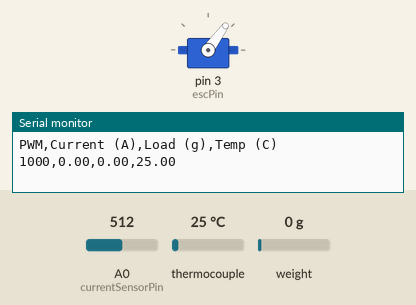
The sketch below on a simulated Arduino Uno, built with avr-gcc and run on an emulated ATmega328P. On the bench: servo, the last lines printed to the serial monitor. Inputs (shaded band) come from the test bench; at power-on: A0 (currentSensorPin) = 512, thermocouple 25 °C, weight on the scale 0 g. At 59.5 s the program stops and its outputs stay as they are.

Above: at 14.6 s.
At 28.1 s:
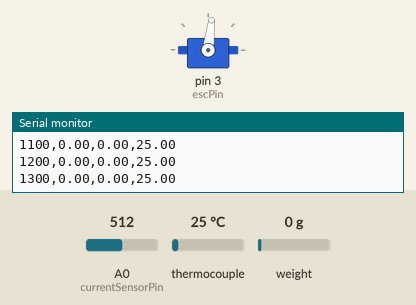
At 37.1 s:
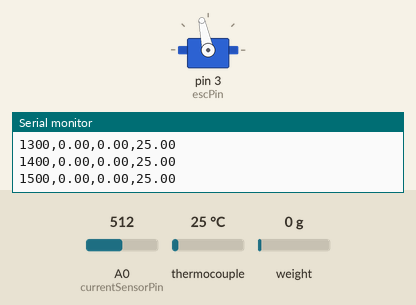
At 46.1 s:
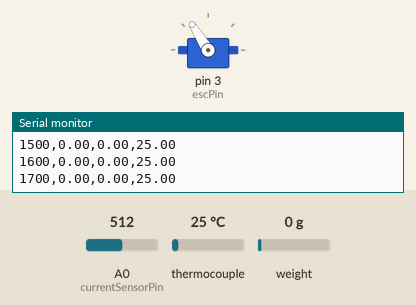
Timing chart, 0 to 47.6 s (numbered marks = the images above):
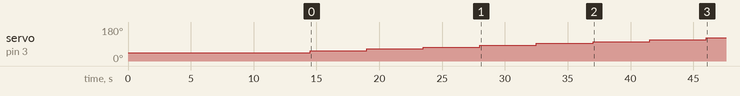

Measured:
- by itself, servo on pin 3 (escPin): moves from 44° to 122° over 31.5 s

The sketch:

sketch_apr22a.ino
```cpp
#include <Servo.h>
#include "HX711.h"
#include "max6675.h"

// ESC setup
Servo esc;
const int escPin = 3;

// Load Cell HX711
#define HX711_DOUT 6
#define HX711_SCK 7
HX711 scale;

// Thermocouple MAX6675
#define MAX6675_SO 11
#define MAX6675_CS 12
#define MAX6675_SCK 13
MAX6675 thermocouple(MAX6675_SCK, MAX6675_CS, MAX6675_SO);

// Current Sensor (ACS712)
const int currentSensorPin = A0;
const float VCC = 5.0;
const float sensitivity = 0.066; // For 30A sensor
float zeroCurrentVoltage = 2.5;

void setup() {
  delay(6000);
  Serial.begin(115200);
  esc.attach(escPin);
  esc.writeMicroseconds(1000);
  delay(3000); // Arm ESC

  // Load Cell
  scale.begin(HX711_DOUT, HX711_SCK);
  scale.set_scale(280);
  scale.tare();

  // Calibrate ACS712 zero-current offset
  zeroCurrentVoltage = analogRead(currentSensorPin) * (VCC / 1023.0);

  // Print CSV header
  Serial.println("PWM,Current (A),Load (g),Temp (C)");
}

void loop() {
  for (int pwm = 1000; pwm <= 2000; pwm += 100) {
    esc.writeMicroseconds(pwm);
    delay(4000); // Hold each torque level for 4 seconds

    float sensorVoltage = analogRead(currentSensorPin) * (VCC / 1023.0);
    float current = -((sensorVoltage - zeroCurrentVoltage) / sensitivity);
    float load = scale.get_units(5); // Take average of 5 readings
    float temp = thermocouple.readCelsius();

    // CSV-style output
    Serial.print(pwm); Serial.print(",");
    Serial.print(current, 2); Serial.print(",");
    Serial.print(load, 2); Serial.print(",");
    Serial.println(temp, 2);
  }

  esc.writeMicroseconds(1000); // Stop motor
  Serial.println("Test complete.");
  while (true); // Halt
}
```
